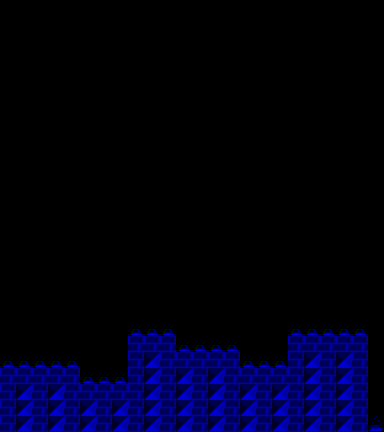

A level layout from a 2D game, rendered from its tile map. Below: a short description, then the map file with its tile-grid data intact:
An orthogonal 24x27 tile map with 16x16 px tiles, 2 tile layers (l2, l1), 2 tilesets.

<map version="1.10" tiledversion="1.11.0" orientation="orthogonal" renderorder="right-down" width="24" height="27" tilewidth="16" tileheight="16" infinite="0" nextlayerid="8" nextobjectid="424">
 <editorsettings>
  <export target="endless.json" format="json" />
 </editorsettings>
 <properties>
  <property name="BG" type="color" value="#ff283eff" />
  <property name="Background Type" type="int" value="0" />
  <property name="COL1" type="color" value="#ffffffff" />
  <property name="COL2" type="color" value="#ffffffff" />
  <property name="COL3" type="color" value="#ffffffff" />
  <property name="COL4" type="color" value="#ffffffff" />
  <property name="Difficulty" value="NA" />
  <property name="GROUND" type="color" value="#ff0013c8" />
  <property name="Gamemode" type="int" value="0" />
  <property name="Ground Type" type="int" value="0" />
  <property name="Level name" value="ENDLESS" />
  <property name="OBJ" type="color" value="#ffffffff" />
  <property name="Song" value="EVERYEND" />
  <property name="Speed" type="int" value="1" />
  <property name="Stars" type="int" value="0" />
 </properties>
 <tileset firstgid="1" source="famidash.tsx" />
 <tileset firstgid="16385" source="sprites.tsx" />
 <layer id="4" name="l2" width="24" height="27">
  <data encoding="csv">
1,1,1,1,1,1,1,1,1,1,1,1,1,1,1,1,1,1,1,1,1,1,1,1,
1,1,1,1,1,1,1,1,1,1,1,1,1,1,1,1,1,1,1,1,1,1,1,1,
1,1,1,1,1,1,1,1,1,1,1,1,1,1,1,1,1,1,1,1,1,1,1,1,
1,1,1,1,1,1,1,1,1,1,1,1,1,1,1,1,1,1,1,1,1,1,1,1,
1,1,1,1,1,1,1,1,1,1,1,1,1,1,1,1,1,1,1,1,1,1,1,1,
1,1,1,1,1,1,1,1,1,1,1,1,1,1,1,1,1,1,1,1,1,1,1,1,
1,1,1,1,1,1,1,1,1,1,1,1,1,1,1,1,1,1,1,1,1,1,1,1,
1,1,1,1,1,1,1,1,1,1,1,1,1,1,1,1,1,1,1,1,1,1,1,1,
1,1,1,1,1,1,1,1,1,1,1,1,1,1,1,1,1,1,1,1,1,1,1,1,
1,1,1,1,1,1,1,1,1,1,1,1,1,1,1,1,1,1,1,1,1,1,1,1,
1,1,1,1,1,1,1,1,1,1,1,1,1,1,1,1,1,1,1,1,1,1,1,1,
1,1,1,1,1,1,1,1,1,1,1,1,1,1,1,1,1,1,1,1,1,1,1,1,
1,1,1,1,1,1,1,1,1,1,1,1,1,1,1,1,1,1,1,1,1,1,1,1,
1,1,1,1,1,1,1,1,1,1,1,1,1,1,1,1,1,1,1,1,1,1,1,1,
1,1,1,1,1,1,1,1,1,1,1,1,1,1,1,1,1,1,1,1,1,1,1,1,
1,1,1,1,1,1,1,1,1,1,1,1,1,1,1,1,1,1,1,1,1,1,1,1,
1,1,1,1,1,1,1,1,1,1,1,1,1,1,1,1,1,1,1,1,1,1,1,1,
1,1,1,1,1,1,1,1,1,1,1,1,1,1,1,1,1,1,1,1,1,1,1,1,
1,1,1,1,1,1,1,1,1,1,1,1,1,1,1,1,1,1,1,1,1,1,1,1,
1,1,1,1,1,1,1,1,1,1,1,1,1,1,1,1,1,1,1,1,1,1,1,1,
1,1,1,1,1,1,1,1,360,360,360,1,1,1,1,1,1,1,360,360,360,360,360,1,
1,1,1,1,1,1,1,1,158,158,158,360,360,360,360,1,1,1,158,158,158,158,158,1,
360,360,360,360,360,1,1,1,158,78,158,158,158,158,158,360,360,360,158,78,158,78,158,1,
158,158,158,158,158,360,360,360,158,78,158,78,158,78,158,158,158,158,158,78,158,78,158,1,
158,78,158,78,158,158,158,158,158,78,158,78,158,78,158,78,158,78,158,78,158,78,158,1,
158,78,158,78,158,78,158,78,158,78,158,78,158,78,158,78,158,78,158,78,158,78,158,1,
158,78,158,78,158,78,158,78,158,78,158,78,158,78,158,78,158,78,158,78,158,78,158,356
</data>
 </layer>
 <layer id="1" name="l1" width="24" height="27">
  <data encoding="csv">
1,1,1,1,1,1,1,1,1,1,1,1,1,1,1,1,1,1,1,1,1,1,1,1,
1,1,1,1,1,1,1,1,1,1,1,1,1,1,1,1,1,1,1,1,1,1,1,1,
1,1,1,1,1,1,1,1,1,1,1,1,1,1,1,1,1,1,1,1,1,1,1,1,
1,1,1,1,1,1,1,1,1,1,1,1,1,1,1,1,1,1,1,1,1,1,1,1,
1,1,1,1,1,1,1,1,1,1,1,1,1,1,1,1,1,1,1,1,1,1,1,1,
1,1,1,1,1,1,1,1,1,1,1,1,1,1,1,1,1,1,1,1,1,1,1,1,
1,1,1,1,1,1,1,1,1,1,1,1,1,1,1,1,1,1,1,1,1,1,1,1,
1,1,1,1,1,1,1,1,1,1,1,1,1,1,1,1,1,1,1,1,1,1,1,1,
1,1,1,1,1,1,1,1,1,1,1,1,1,1,1,1,1,1,1,1,1,1,1,1,
1,1,1,1,1,1,1,1,1,1,1,1,1,1,1,1,1,1,1,1,1,1,1,1,
1,1,1,1,1,1,1,1,1,1,1,1,1,1,1,1,1,1,1,1,1,1,1,1,
1,1,1,1,1,1,1,1,1,1,1,1,1,1,1,1,1,1,1,1,1,1,1,1,
1,1,1,1,1,1,1,1,1,1,1,1,1,1,1,1,1,1,1,1,1,1,1,1,
1,1,1,1,1,1,1,1,1,1,1,1,1,1,1,1,1,1,1,1,1,1,1,1,
1,1,1,1,1,1,1,1,1,1,1,1,1,1,1,1,1,1,1,1,1,1,1,1,
1,1,1,1,1,1,1,1,1,1,1,1,1,1,1,1,1,1,1,1,1,1,1,1,
1,1,1,1,1,1,1,1,1,1,1,1,1,1,1,1,1,1,1,1,1,1,1,1,
1,1,1,1,1,1,1,1,1,1,1,1,1,1,1,1,1,1,1,1,1,1,1,1,
1,1,1,1,1,1,1,1,1,1,1,1,1,1,1,1,1,1,1,1,1,1,1,1,
1,1,1,1,1,1,1,1,1,1,1,1,1,1,1,1,1,1,1,1,1,1,1,1,
1,1,1,1,1,1,1,1,1,1,1,1,1,1,1,1,1,1,1,1,1,1,1,1,
1,1,1,1,1,1,1,1,1,1,1,1,1,1,1,1,1,1,1,1,1,1,1,1,
1,1,1,1,1,1,1,1,1,1,1,1,1,1,1,1,1,1,1,1,1,1,1,1,
1,1,1,1,1,1,1,1,1,1,1,1,1,1,1,1,1,1,1,1,1,1,1,1,
1,1,1,1,1,1,1,1,1,1,1,1,1,1,1,1,1,1,1,1,1,1,1,1,
1,1,1,1,1,1,1,1,1,1,1,1,1,1,1,1,1,1,1,1,1,1,1,1,
1,1,1,1,1,1,1,1,1,1,1,1,1,1,1,1,1,1,1,1,1,1,1,1
</data>
 </layer>
 <objectgroup id="7" name="SP" />
</map>
